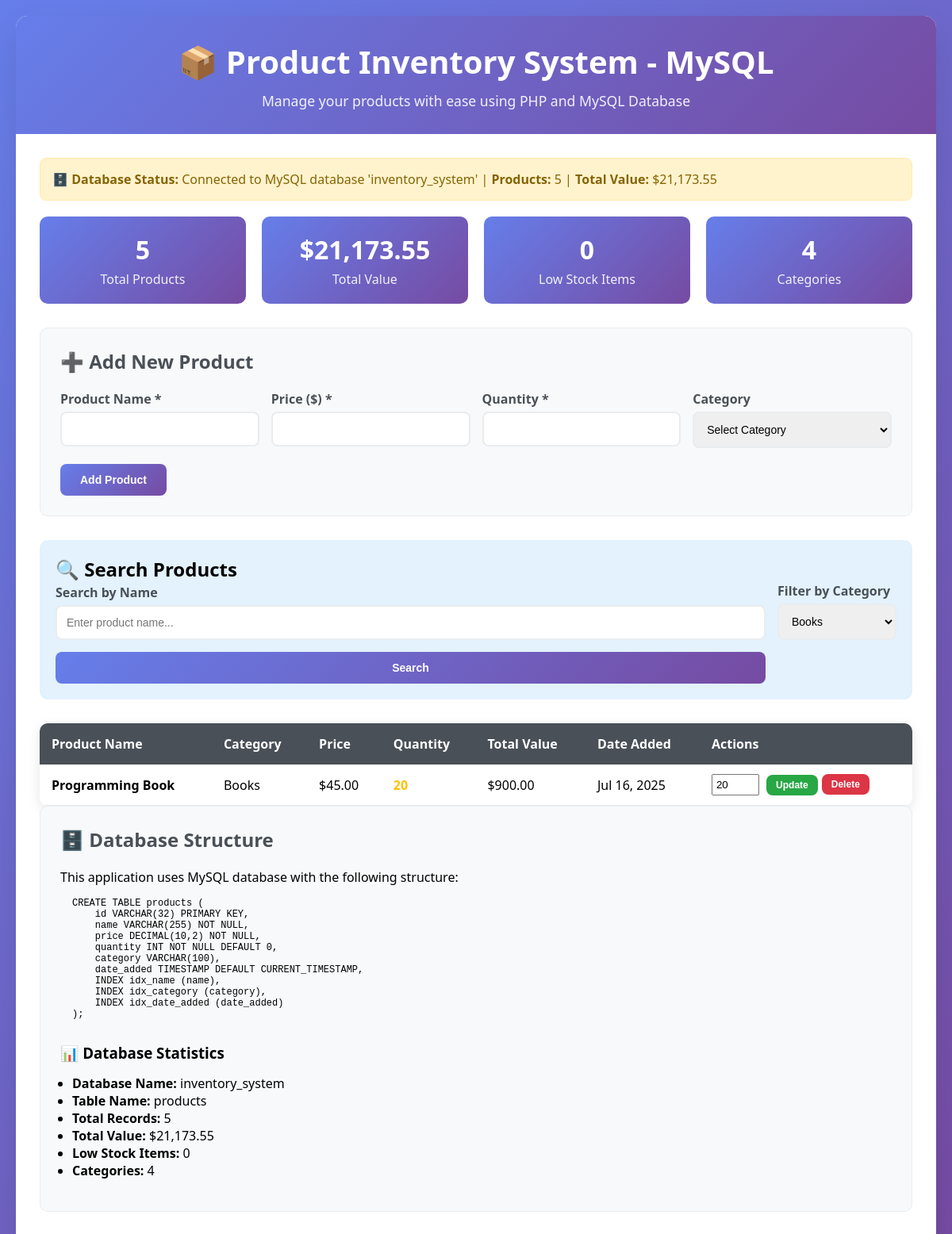
Page /Act11/index.php?category=Books on the committed database.
### tables this page shows
CREATE TABLE `products` (
  `id` varchar(32) NOT NULL,
  `name` varchar(255) NOT NULL,
  `price` decimal(10,2) NOT NULL,
  `quantity` int(11) NOT NULL DEFAULT 0,
  `category` varchar(100) DEFAULT NULL,
  `created_by` int(11) DEFAULT NULL,
  `updated_by` int(11) DEFAULT NULL,
  `date_added` timestamp NOT NULL DEFAULT current_timestamp(),
  `last_updated` timestamp NOT NULL DEFAULT current_timestamp() ON UPDATE current_timestamp()
);

### Act11/index.php (the view, shortened to what the rows shown need)
<!DOCTYPE html>
<html lang="en">
<head>
</head>
<body>
    <div class="container">
        <div class="header">
            <h1>📦 Product Inventory System - MySQL</h1>
        </div>
        <div class="content">
            <?php
            $host = 'localhost';
            $dbname = 'inventory_system';
            $username = 'root';
            $password = '';
            $charset = 'utf8mb4';
            try {
                $dsn = "mysql:host=$host;dbname=$dbname;charset=$charset";
                $pdo = new PDO($dsn, $username, $password, [
                    PDO::ATTR_ERRMODE => PDO::ERRMODE_EXCEPTION,
                    PDO::ATTR_DEFAULT_FETCH_MODE => PDO::FETCH_ASSOC,
                    PDO::ATTR_EMULATE_PREPARES => false,
                ]);
            } catch (PDOException $e) {
                if (strpos($e->getMessage(), 'Unknown database') !== false) {
                    ?>
                    <!DOCTYPE html>
                    <html lang="en">
                    <head>
                        <meta charset="UTF-8">
                        <meta name="viewport" content="width=device-width, initial-scale=1.0">
                        <title>Database Setup Required - Product Inventory System</title>
                        <style>
                            * {
                                margin: 0;
                                padding: 0;
                                box-sizing: border-box;
                            }
                            body {
                                font-family: 'Segoe UI', Tahoma, Geneva, Verdana, sans-serif;
                                background: linear-gradient(135deg, #667eea 0%, #764ba2 100%);
                                min-height: 100vh;
                                padding: 20px;
                                display: flex;
                                align-items: center;
                                justify-content: center;
                            }
                            .setup-container {
                                max-width: 800px;
                                background: white;
                                border-radius: 15px;
                                box-shadow: 0 20px 40px rgba(0,0,0,0.1);
                                overflow: hidden;
                            }
                            .header {
                                background: linear-gradient(135deg, #667eea 0%, #764ba2 100%);
                                color: white;
                                padding: 30px;
                                text-align: center;
                            }
                            .header h1 {
                                font-size: 2.5em;
                                margin-bottom: 10px;
                            }
                            .content {
                                padding: 30px;
                            }
                            .alert {
                                background: #fff3cd;
                                border: 1px solid #ffeaa7;
                                color: #856404;
                                padding: 20px;
                                border-radius: 8px;
                                margin-bottom: 20px;
                            }
                            .setup-steps {
                                background: #f8f9fa;
                                padding: 25px;
                                border-radius: 10px;
                                margin-bottom: 20px;
                            }
                            .setup-steps h3 {
                                color: #495057;
                                margin-bottom: 15px;
                            }
                            .setup-steps ol {
                                padding-left: 20px;
                            }
                            .setup-steps li {
                                margin-bottom: 10px;
                                line-height: 1.6;
                            }
                            .code-block {
                                background: #2d3748;
                                color: #e2e8f0;
                                padding: 15px;
                                border-radius: 8px;
                                font-family: 'Courier New', monospace;
                                font-size: 14px;
                                margin: 10px 0;
                                overflow-x: auto;
                            }
                            .btn {
                                background: linear-gradient(135deg, #667eea 0%, #764ba2 100%);
                                color: white;
                                padding: 12px 25px;
                                border: none;
                                border-radius: 8px;
                                cursor: pointer;
                                font-size: 14px;
                                font-weight: 600;
                                text-decoration: none;
                                display: inline-block;
                                margin: 5px;
                                transition: transform 0.2s ease;
                            }
                            .btn:hover {
                                transform: translateY(-2px);
                            }
                            .btn-secondary {
                                background: #6c757d;
                            }
                            .file-info {
                                background: #e3f2fd;
                                border: 1px solid #bbdefb;
                                color: #1565c0;
                                padding: 15px;
                                border-radius: 8px;
                                margin: 15px 0;
                            }
                        </style>
                    </head>
                    <body>
                        <div class="setup-container">
                            <div class="header">
                                <h1>🗄️ Database Setup Required</h1>
                                <p>Product Inventory System - MySQL Version</p>
                            </div>
                            <div class="content">
                                <div class="alert">
                                    <strong>⚠️ Database Not Found:</strong> The database 'inventory_system' does not exist.
                                    Please follow the setup instructions below to create the required database and tables.
                                </div>
                                <div class="setup-steps">
                                    <h3>📋 Setup Instructions</h3>
                                    <ol>
                                        <li><strong>Start XAMPP/WAMP:</strong> Make sure MySQL service is running</li>
                                        <li><strong>Open phpMyAdmin:</strong> Go to <code>http://localhost/phpmyadmin</code></li>
                                        <li><strong>Login:</strong> Use username: <code>root</code>, password: (leave empty)</li>
                                        <li><strong>Create Database:</strong> Click "New" and create database named <code>inventory_system</code></li>
                                        <li><strong>Import SQL File:</strong> Select the database, go to "Import" tab, and upload <code>database_setup.sql</code></li>
                                        <li><strong>Verify Setup:</strong> You should see a "products" table created</li>
                                    </ol>
                                </div>
                                <div class="file-info">
                                    <strong>📄 SQL File Location:</strong> <code>Act11/database_setup.sql</code><br>
                                    <strong>📖 Complete Guide:</strong> <code>Act11/README.md</code>
                                </div>
                                <div class="setup-steps">
                                    <h3>🔧 Alternative: Manual SQL Commands</h3>
                                    <p>If you prefer to run SQL commands manually, use these in phpMyAdmin SQL tab:</p>
                                    <div class="code-block">
-- Create database
CREATE DATABASE inventory_system;
USE inventory_system;
-- Create products table
CREATE TABLE products (
    id VARCHAR(32) PRIMARY KEY,
    name VARCHAR(255) NOT NULL,
    price DECIMAL(10,2) NOT NULL,
    quantity INT NOT NULL DEFAULT 0,
    category VARCHAR(100),
    date_added TIMESTAMP DEFAULT CURRENT_TIMESTAMP,
    INDEX idx_name (name),
    INDEX idx_category (category),
    INDEX idx_date_added (date_added)
);
                                    </div>
                                </div>
                                <div style="text-align: center; margin-top: 30px;">
                                    <a href="index.php" class="btn">🔄 Refresh Page</a>
                                    <a href="database_setup.sql" class="btn btn-secondary" download>📥 Download SQL File</a>
                                </div>
                                <div style="margin-top: 20px; text-align: center; color: #6c757d; font-size: 14px;">
                                    <p><strong>Need Help?</strong> Check the README.md file for detailed troubleshooting instructions.</p>
                                </div>
                            </div>
                        </div>
                    </body>
                    </html>
                    <?php
                    exit;
                } else {
                    die("Database connection failed: " . $e->getMessage() . "<br><br>
                    <strong>Setup Instructions:</strong><br>
                    1. Make sure XAMPP/WAMP MySQL service is running<br>
                    2. Check if username and password are correct<br>
                    3. Verify MySQL is accessible on localhost");
                }
            }
            function searchProducts($pdo, $searchTerm, $category) {
                $sql = "SELECT * FROM products WHERE 1=1";
                $params = [];
                if (!empty($category)) {
                    $sql .= " AND category = ?";
                    $params[] = $category;
                }
                $sql .= " ORDER BY date_added DESC";
                $stmt = $pdo->prepare($sql);
                $stmt->execute($params);
                return $stmt->fetchAll();
            }
            function getStatistics($pdo) {
                $stats = [];
                $stmt = $pdo->query("SELECT COUNT(*) as total FROM products");
                $stats['totalProducts'] = $stmt->fetch()['total'];
                $stmt = $pdo->query("SELECT SUM(price * quantity) as total_value FROM products");
                $result = $stmt->fetch();
                $stats['totalValue'] = $result['total_value'] ?: 0;
                $stmt = $pdo->query("SELECT COUNT(*) as low_stock FROM products WHERE quantity < 10");
                $stats['lowStock'] = $stmt->fetch()['low_stock'];
                $stmt = $pdo->query("SELECT COUNT(DISTINCT category) as categories FROM products WHERE category IS NOT NULL AND category != ''");
                $stats['categories'] = $stmt->fetch()['categories'];
                return $stats;
            }
            $searchTerm = isset($_GET['search']) ? trim($_GET['search']) : '';
            $searchCategory = isset($_GET['category']) ? trim($_GET['category']) : '';
            if (!empty($searchTerm) || !empty($searchCategory)) {
                $inventory = searchProducts($pdo, $searchTerm, $searchCategory);
            } else {
                $inventory = getAllProducts($pdo);
            }
            $stats = getStatistics($pdo);
            ?>
            <div class="form-section">
                <h2>➕ Add New Product</h2>
            </div>
            <div class="search-section">
                <h2>🔍 Search Products</h2>
            </div>
            <div class="table-container">
                <table class="inventory-table">
                    <thead>
                        <tr>
                            <th>Product Name</th>
                            <th>Category</th>
                            <th>Price</th>
                            <th>Quantity</th>
                            <th>Total Value</th>
                            <th>Date Added</th>
                            <th>Actions</th>
                        </tr>
                    </thead>
                    <tbody>
                        <?php if (empty($inventory)): ?>
                            <tr>
                                <td colspan="7" style="text-align: center; padding: 30px; color: #6c757d;">
                                    <?php
                                    $totalProducts = $stats['totalProducts'];
                                    echo $totalProducts == 0 ? 'No products in inventory. Add your first product above!' : 'No products match your search criteria.';
                                    ?>
                                </td>
                            </tr>
                        <?php else: ?>
                            <?php foreach ($inventory as $product): ?>
                                <tr>
                                    <td><strong><?php echo htmlspecialchars($product['name']); ?></strong></td>
                                    <td><?php echo htmlspecialchars($product['category']); ?></td>
                                    <td>$<?php echo number_format($product['price'], 2); ?></td>
                                    <td>
                                        <span class="<?php
                                            echo $product['quantity'] < 10 ? 'stock-low' :
                                                ($product['quantity'] < 50 ? 'stock-medium' : 'stock-high');
                                        ?>">
                                            <?php echo $product['quantity']; ?>
                                        </span>
                                    </td>
                                    <td>$<?php echo number_format($product['price'] * $product['quantity'], 2); ?></td>
                                    <td><?php echo date('M j, Y', strtotime($product['date_added'])); ?></td>
                                    <td>
                                        <div class="action-buttons">
                                            <form method="POST" style="display: inline;">
                                                <input type="number" name="quantity" value="<?php echo $product['quantity']; ?>" min="0" style="width: 60px; padding: 4px; margin-right: 5px;">
                                                <button type="submit" class="btn btn-small btn-success">Update</button>
                                            </form>
                                            <form method="POST" style="display: inline;" onsubmit="return confirm('Are you sure you want to delete this product?')">
                                                <button type="submit" class="btn btn-small btn-danger">Delete</button>
                                            </form>
                                        </div>
                                    </td>
                                </tr>
                            <?php endforeach; ?>
                        <?php endif; ?>
                    </tbody>
                </table>
            </div>
            <div class="form-section">
                <h2>🗄️ Database Structure</h2>
            </div>
        </div>
    </div>
</body>
</html>

### rows in the picture
products: name "Programming Book", category "Books", price "45.00", quantity "20", $product['price'] * $product['quantity'] "900.00", date_added "Jul 16, 2025"

### other values in the picture
$stats['totalProducts'] "5"
$stats['totalValue'] "21,173.55"
$stats['lowStock'] "0"
$stats['categories'] "4"
form field category "Books"
